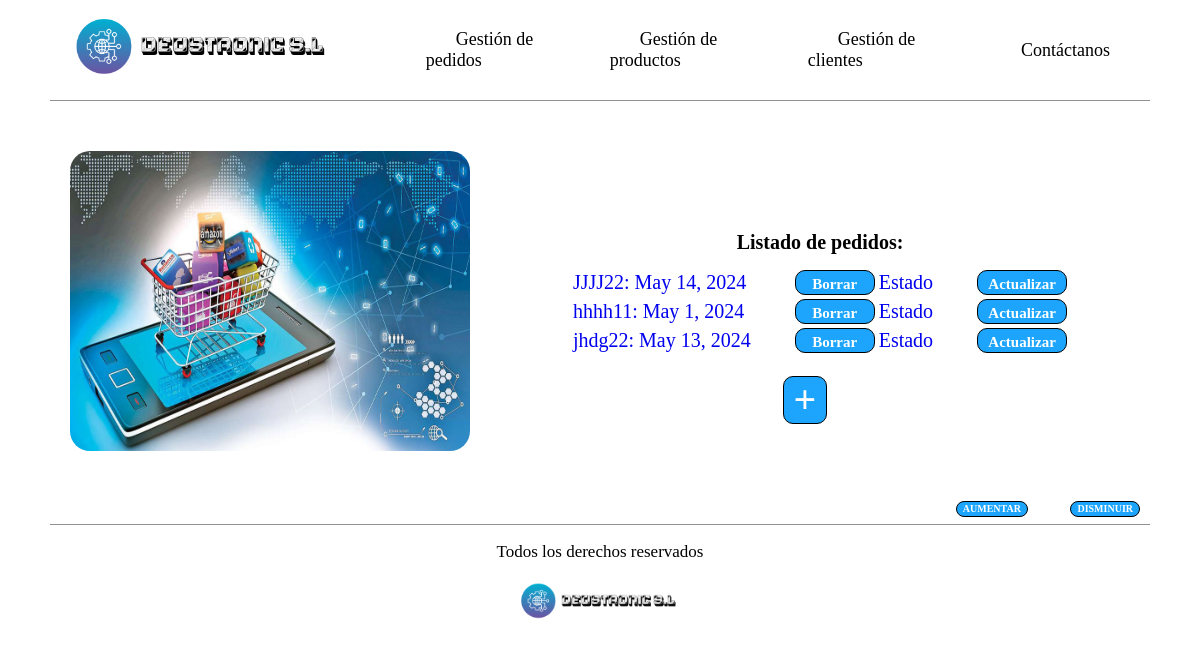
Page /deustronic/ on the earlier database version.
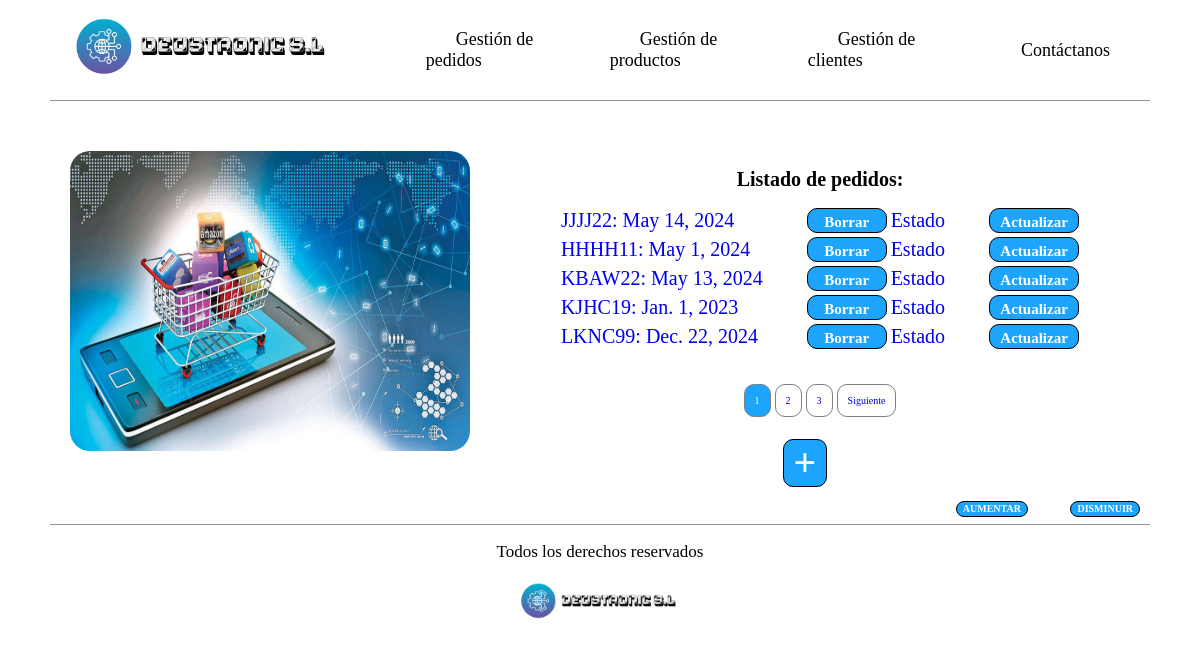
Same page on the later database version.
### empresaDjango/models.py (models this page shows, shortened)
class Pedido(models.Model):
    cliente = models.ForeignKey(Cliente, on_delete=models.CASCADE)
    cod_pedido = models.CharField(max_length=10, unique=True)
    fecha = models.DateField()
    precio_total = models.IntegerField(default=0)
    estado = models.BooleanField(default=False)

### empresaDjango/views.py (the view)
# urls.py: path('', views.index_pedidoListView.as_view(), name='index_ped'),
class index_pedidoListView(ListView):
    model = Pedido
    template_name = 'index_pedido.html'
    context_object_name = 'listado_pedidos'
    paginate_by = 5

### empresaDjango/templates/index_pedido.html (shortened to what this page needs)
{% extends 'base.html' %}
{% load static %}
{% block contenido %}
    <div class="contenedor-principal-index">
        <div class="parte-izquierda">
            <img src="{% static 'images/pedidos.png' %}" alt="Foto con un carrito de la compra simbolizando un pedido"/>
        </div>
        <div class="parte-derecha">
            <h1>Listado de pedidos:</h1>
            <table class="listados">
                {% for p in listado_pedidos %}
                    <tr>
                        <td>
                            <a href="{% url 'detail_ped' p.cod_pedido %}">
                                {{ p.cod_pedido }}: {{ p.fecha }}
                            </a>
                        </td>
                        <td><div class="boton_borrar boton"><a href="{% url 'borrar_pedido' p.cod_pedido %}"> Borrar </a></div></td>
                        <td><div class="boton_estado"><a id="boton_estado" href="{% url 'actualizar_estado_pedido' p.cod_pedido %}" data-cod-pedido= "{{ p.cod_pedido }}" > Estado </a></div></td>
                        <td><div class="boton_actualizar boton"><a href="{% url 'actualizar_pedido' p.cod_pedido %}">Actualizar </a></div></td>
                    </tr>
                {% endfor %}
            </table>
                {% if is_paginated %}
                    <div class="contenedor-paginacion">
                        <ul class="paginacion">
                            {% for pagina in paginator.page_range %}
                                {% if page_obj.number == pagina %}
                                    <li class="pagina pagina-actual">
                                        <a href="?page={{ pagina }}">{{ pagina }}</a>
                                    </li>
                                {% else %}
                                    <li class="pagina">
                                        <a href="?page={{ pagina }}">{{ pagina }}</a>
                                    </li>
                                {% endif %}
                            {% endfor %}
                            {% if page_obj.has_next %}
                                <li class="pagina">
                                    <a href="?page={{ page_obj.next_page_number }}">Siguiente</a>
                                </li>
                            {% endif %}
                        </ul>
                    </div>
                {% endif %}
            <div class="boton_crear_pedidos boton">
                <a href="{% url 'pedido_create' %}"> + </a>
            </div>
        </div>
    </div>
{% endblock %}

Differences in the rows shown:
changed Pedido: cod_pedido "hhhh11" → "HHHH11"
changed Pedido: cod_pedido "jhdg22" → "KBAW22"
added Pedido: cod_pedido "KJHC19", fecha "Jan. 1, 2023"
added Pedido: cod_pedido "LKNC99", fecha "Dec. 22, 2024"
Other differences:
new list line: "1"
new list line: "2"
new list line: "3"
text now shown: "Siguiente"
